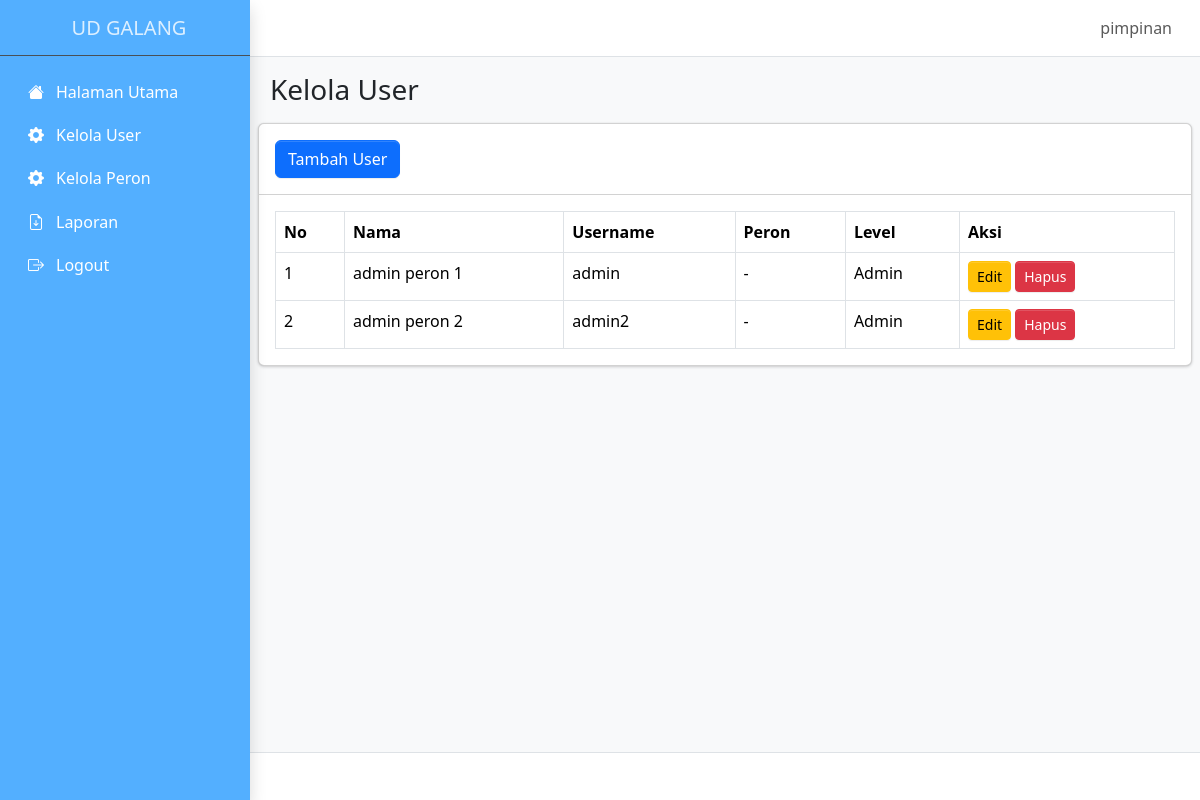
Page /user.php (signed in) on the earlier database version.
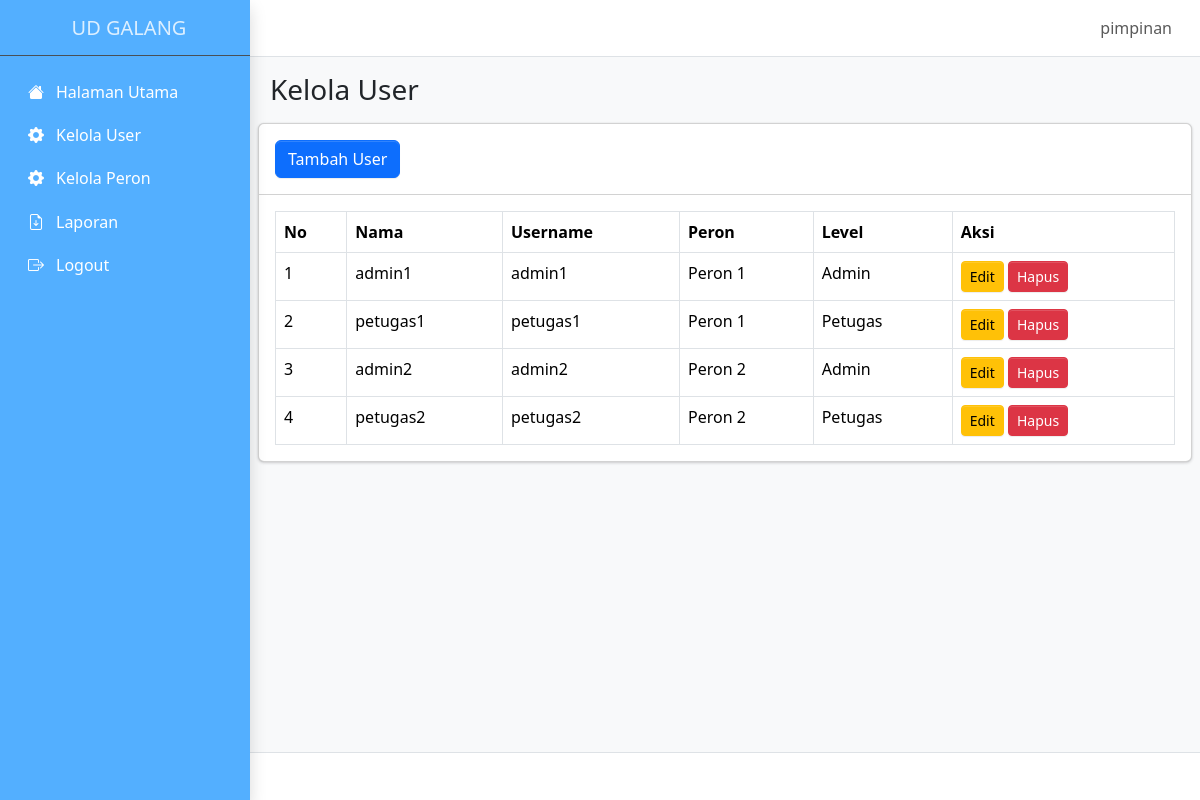
Same page on the later database version.
### tables this page shows
CREATE TABLE `user` (
  `id_user` int NOT NULL,
  `name` varchar(100) NOT NULL,
  `username` varchar(50) NOT NULL,
  `id_peron` int DEFAULT NULL,
  `password` varchar(255) NOT NULL,
  `level` varchar(50) NOT NULL
);

CREATE TABLE `peron` (
  `id_peron` int NOT NULL,
  `nama_peron` varchar(255) NOT NULL
);

### user.php (the view, shortened to what this page needs)
<?php
include 'template/header.php';
?>
<body class="layout-fixed sidebar-expand-lg bg-body-tertiary">
    <div class="app-wrapper">
        <?php include 'template/navbar.php'; ?>
        <?php include 'template/sidebar.php'; ?>
        <main class="app-main">
            <div class="app-content-header">
                <div class="container-fluid">
                    <div class="row">
                        <div class="col-sm-6">
                            <h3 class="mb-0">Kelola User</h3>
                        </div>
                    </div>
                </div>
            </div>
            <div class="app-content">
                <div class="row">
                    <div class="col-md-12">
                        <div class="card">
                            <div class="card-header">
                                <button class="btn btn-primary" data-bs-toggle="modal" data-bs-target="#tambahUserModal">Tambah User</button>
                            </div>
                            <div class="card-body">
                                <table class="table table-bordered">
                                    <thead>
                                        <tr>
                                            <th>No</th>
                                            <th>Nama</th>
                                            <th>Username</th>
                                            <th>Peron</th>
                                            <th>Level</th>
                                            <th>Aksi</th>
                                        </tr>
                                    </thead>
                                    <tbody>
                                        <?php
                                        include 'koneksi.php';
                                        $query = "
                                        SELECT user.*, peron.nama_peron
                                        FROM user
                                        LEFT JOIN peron ON user.id_peron = peron.id_peron
                                        WHERE user.level = 1 OR user.level = 3
                                    ";
                                        $result = $conn->query($query);
                                        if ($result->num_rows > 0) {
                                            $no = 1;
                                            while ($row = $result->fetch_assoc()) {
                                                echo "<tr>";
                                                echo "<td>" . $no++ . "</td>";
                                                echo "<td>" . $row['name'] . "</td>";
                                                echo "<td>" . $row['username'] . "</td>";
                                                echo "<td>" . ($row['nama_peron'] ? htmlspecialchars($row['nama_peron']) : '-') . "</td>";
                                                echo "<td>" . ($row['level'] == 1 ? 'Admin' : ($row['level'] == 3 ? 'Petugas' : 'Unknown')) . "</td>";
                                                echo "<td>
                                                    <a href='?edit_id=" . $row['id_user'] . "' class='btn btn-warning btn-sm'>Edit</a>
                                                    <a href='?delete_id=" . $row['id_user'] . "' class='btn btn-danger btn-sm' onclick='return confirm(\"Yakin ingin menghapus user ini?\")'>Hapus</a>
                                                </td>";
                                                echo "</tr>";
                                            }
                                        } else {
                                            echo "<tr><td colspan='6' class='text-center'>Belum ada data</td></tr>";
                                        }
                                        ?>
                                    </tbody>
                                </table>
                            </div>
                        </div>
                    </div>
                </div>
            </div>
        </main>
        <footer class="app-footer">
        </footer>
    </div>
</body>
</html>

Differences in the rows shown:
removed user: name "admin peron 1", username "admin", level "Admin"
removed user: name "admin peron 2", username "admin2", level "Admin"
added user: name "admin1", username "admin1", id_peron.nama_peron "Peron 1", level "Admin"
added user: name "petugas1", username "petugas1", id_peron.nama_peron "Peron 1", level "Petugas"
added user: name "admin2", username "admin2", id_peron.nama_peron "Peron 2", level "Admin"
added user: name "petugas2", username "petugas2", id_peron.nama_peron "Peron 2", level "Petugas"
